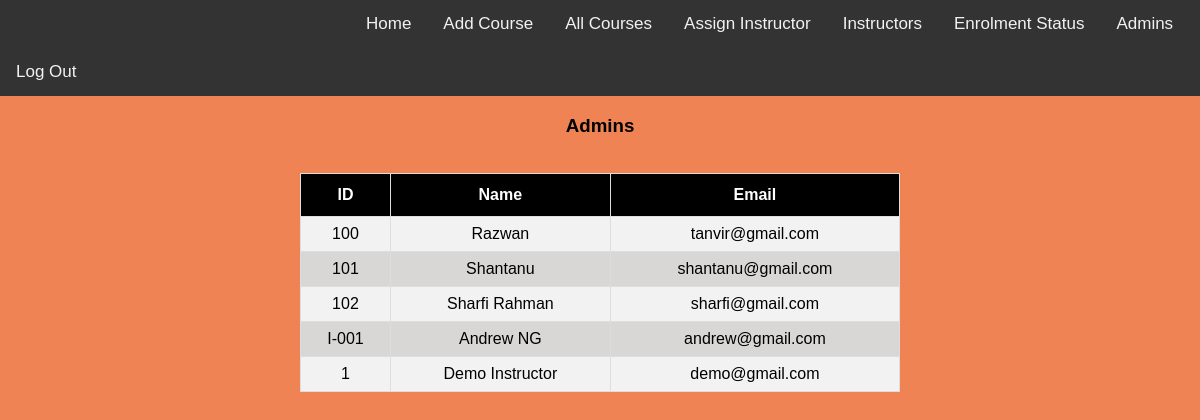
Page /instructorlist.php on the committed database.
### tables this page shows
CREATE TABLE `instructor` (
  `instructor_sl` int(11) NOT NULL,
  `name` varchar(30) NOT NULL,
  `id` varchar(20) NOT NULL,
  `email` varchar(30) NOT NULL,
  `password` varchar(32) NOT NULL
);

### instructorlist.php (the view, shortened to what this page needs)
<?php
    include('adminnavbar.php');
?>
<?php
$servername = "localhost";
$username = "root";
$password = "";
$dbname = "AssignmentDB";
$conn = new mysqli($servername, $username, $password, $dbname);
$sql = "SELECT id,name,email FROM instructor";
$result = $conn->query($sql);
if ($result->num_rows > 0) {
    echo"<center><h3>Admins</h3>"."<br>";
    echo "<table id='tables'><tr><th>ID</th><th>Name</th><th>Email</th></tr>";
    while($row = $result->fetch_assoc()) {
        echo "<tr><td>".$row["id"]."</td><td>".$row["name"]."</td><td>".$row["email"]."</td></tr>";
    }
    echo "</table></center>";
} else {
    echo "No Instructor!";
}
?>

### adminnavbar.php (style rules this page uses)
body { margin: 0; font-family: Arial, Helvetica, sans-serif; }

### instructorlist.php (style rules this page uses)
table { text-align: center; }
body { background: #EF8354 }
table , th, td { border: 1px solid black; text-align: center; }
th { background: grey; }
#tables { font-family: "Trebuchet MS", Arial, Helvetica, sans-serif; border-collapse: collapse; width: 50%; }
#tables td, #tables th { border: 1px solid #ddd; padding: 8px; }
#tables tr:nth-child(even) { background-color: #f2f2f2; }
#tables tr:nth-child(odd) { background-color: #d8d7d6; }
#tables th { padding-top: 12px; padding-bottom: 12px; text-align: center; background-color: #000000; color: white; }

### rows in the picture
instructor: id "100", name "Razwan", email "tanvir@gmail.com"
instructor: id "101", name "Shantanu", email "shantanu@gmail.com"
instructor: id "102", name "Sharfi Rahman", email "sharfi@gmail.com"
instructor: id "I-001", name "Andrew NG", email "andrew@gmail.com"
instructor: id "1", name "Demo Instructor", email "demo@gmail.com"
